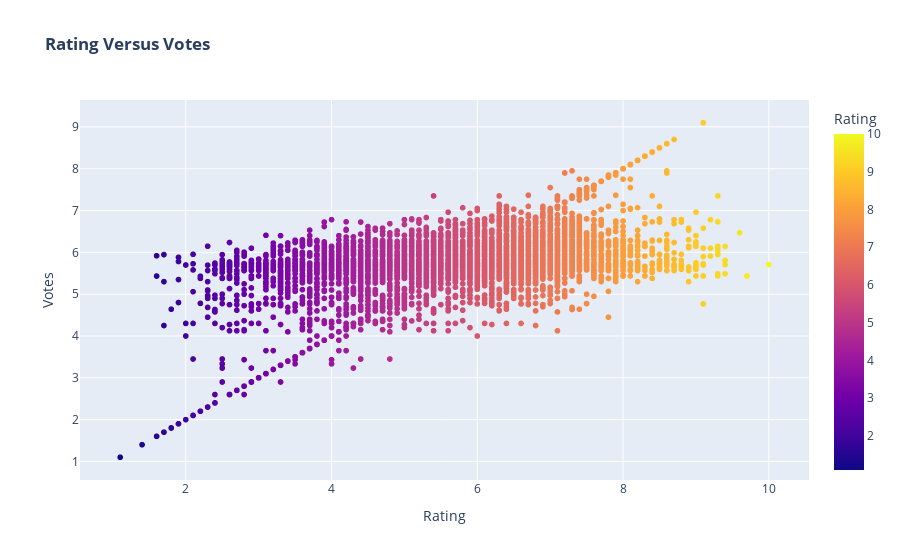

Notebook cell for this chart:
### Markdown cell above
### scatter plot

### Code cell
px.scatter(df,x='Rating',y='Votes',color='Rating',color_continuous_scale=px.colors.sequential.Plasma,title='<b>Rating Versus Votes')

### Figure 1 — Plotly figure (JSON) as saved in the notebook; plotly's stock layout.template omitted (floating-point values rounded to 4 significant figures; data arrays with more than 128 entries replaced by an {"elided": "..."} marker saying what was removed)
{"data": [{"hovertemplate": "Rating=%{marker.color}<br>Votes=%{y}<extra></extra>", "legendgroup": "", "marker": {"color": {"elided": "7919 float values"}, "coloraxis": "coloraxis", "symbol": "circle"}, "mode": "markers", "name": "", "showlegend": false, "type": "scattergl", "x": {"elided": "7919 float values"}, "xaxis": "x", "y": {"elided": "7919 float values"}, "yaxis": "y"}], "layout": {"autosize": true, "coloraxis": {"colorbar": {"title": {"text": "Rating"}}, "colorscale": [[0, "#0d0887"], [0.1111, "#46039f"], [0.2222, "#7201a8"], [0.3333, "#9c179e"], [0.4444, "#bd3786"], [0.5556, "#d8576b"], [0.6667, "#ed7953"], [0.7778, "#fb9f3a"], [0.8889, "#fdca26"], [1, "#f0f921"]]}, "legend": {"tracegroupgap": 0}, "title": {"text": "<b>Rating Versus Votes"}, "xaxis": {"anchor": "y", "autorange": true, "domain": [0, 1], "range": [0.5603, 10.54], "title": {"text": "Rating"}, "type": "linear"}, "yaxis": {"anchor": "x", "autorange": true, "domain": [0, 1], "range": [0.4398, 9.76], "title": {"text": "Votes"}, "type": "linear"}}}
